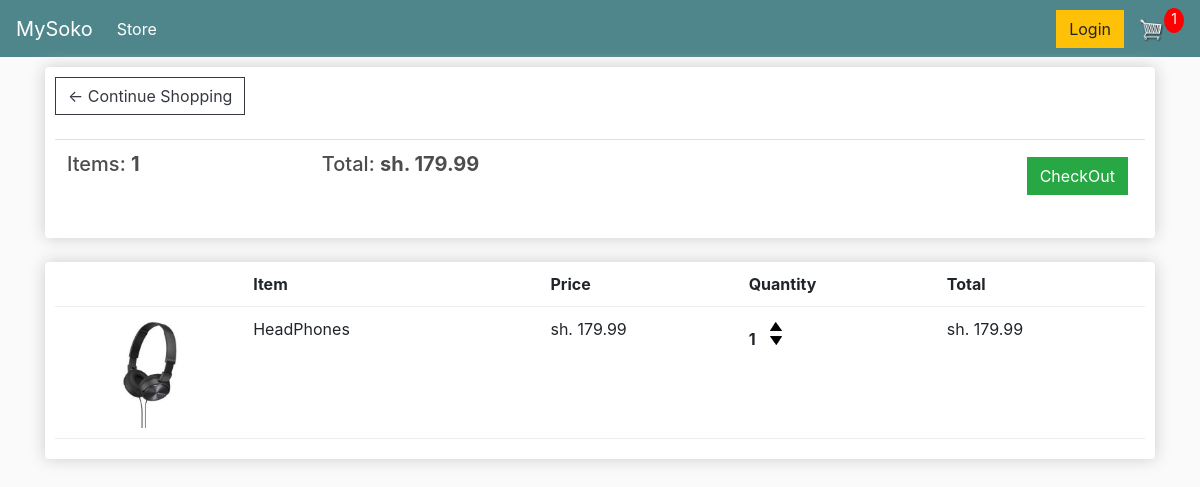
The app's page /cart/ (signed in), older data.
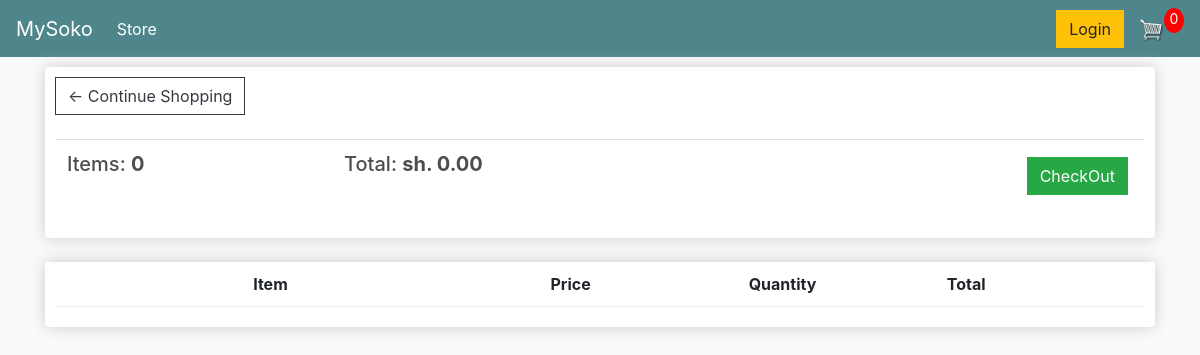
The same page, newer data.
### store/models.py (models this page shows, shortened)
class Order(models.Model):
    customer = models.ForeignKey(Customer, on_delete=models.SET_NULL, null=True, blank=True )
    date_ordered = models.DateTimeField(auto_now_add=True)
    complete = models.BooleanField(default=True)
    transaction_id = models.CharField(max_length=100, null=True)
    @property
    def get_cart_total(self):
        orderitems = self.orderitem_set.all()
        total = sum([item.get_total for item in orderitems])
        return total
    @property
    def get_cart_items(self):
        orderitems = self.orderitem_set.all()
        total = sum([item.quantity for item in orderitems])
        return total

class OrderItem(models.Model):
    product = models.ForeignKey(Product, on_delete=models.SET_NULL, null=True)
    order = models.ForeignKey(Order, on_delete=models.SET_NULL, null=True)
    quantity = models.IntegerField(default=0, null=True, blank=True)
    date_added = models.DateTimeField(auto_now_add=True)
    @property
    def get_total(self):
        total = self.product.price * self.quantity
        return total

class Product(models.Model):
    name = models.CharField(max_length=200)
    price = models.DecimalField(max_digits=7, decimal_places=2)
    digital = models.BooleanField(default=False, null=True, blank=True)
    product_image = models.ImageField(default='placeholder.png',null=True, blank=True)

### store/views.py (the view)
# urls.py: path('cart/', views.cart, name='cart'),
def cart(request):
    data = cartData(request)
    cartItems = data['cartItems']
    order = data['order']
    items = data['items']
    context ={ 'items': items, 'order':order, 'cartItems': cartItems}
    return render(request,'store/cart.html',context)

### store/utils.py (called while the page is built)
def cartData(request):
    if request.user.is_authenticated:
        customer = request.user.customer
        order, created = Order.objects.get_or_create(customer=customer, complete=False)
        items = order.orderitem_set.all()
        cartItems = order.get_cart_items
    else:
        cookieData = cookieCart(request)
        cartItems = cookieData['cartItems']
        order = cookieData['order']
        items = cookieData['items']
    return  {'cartItems': cartItems, 'order':order, 'items':items}

### store/templates/store/cart.html
{% extends 'store/main.html' %}
{% load static %}
{% block content %}
    <div class="row">
        <div class="col-lg-12">
            <div class="box-element">
                <a class="btn btn-outline-dark" href="{% url 'store' %}">&#x2190; Continue Shopping</a>
                <br>
                <br>
                <table class="table">
                   <tr>
                       <th><h5>Items: <strong>{{ order.get_cart_items }}</strong></h5></th>
                       <th><h5>Total: <strong>sh. {{ order.get_cart_total | floatformat:2 }}</strong></h5></th>
                       <th>
                           <a style="float: right;margin: 5px;" class="btn btn-success" href="{% url 'check-out' %}">CheckOut</a>
                       </th>
                   </tr>
                </table>
            </div>
            <br>
            <div class="box-element">
                <div class="cart-row">
                    <div style="flex:2"></div>
                    <div style="flex:3"><strong>Item</strong></div>
                    <div style="flex:2"><strong>Price</strong></div>
                    <div style="flex:2"><strong>Quantity</strong></div>
                    <div style="flex:2"><strong>Total</strong></div>
                </div>
                {% for item in items %}
                <div class="cart-row">
                    <div style="flex:2"><img class="row-image" src="{{ item.product.product_image.url }}" alt=""></div>
                    <div style="flex:3">{{ item.product.name }}</div>
                    <div style="flex:2">sh. {{ item.product.price|floatformat:2}}</div>
                    <div style="flex:2">
                        <p class="quantity">{{ item.quantity }}</p>
                        <div class="quantity">
                            <img data-product="{{ item.product.id }}" data-action="add" class="chg-quantity update-cart" src="{% static 'images/arrow-up.png' %}" alt="">
                            <img data-product="{{ item.product.id }}" data-action="remove" class="chg-quantity update-cart" src="{% static 'images/arrow-down.png' %}" alt="">
                        </div>
                    </div>
                    <div style="flex:2">sh. {{ item.get_total| floatformat:2 }}</div>
                </div>
                {% endfor %}
            </div>
        </div>
    </div>
{% endblock content %}

Row changes from the older to the newer data that the page shows:
no longer on this page (row edited): Order: get_cart_items "1", get_cart_total "179.99"
no longer on this page (row unchanged): OrderItem: product.product_image (picture), product.name "HeadPhones", product.price "179.99", quantity "1", get_total "179.99"
added Order: get_cart_items "0", get_cart_total "0.00"
Text that changed along with them:
{{ cartItems }}: "1" → "0"
